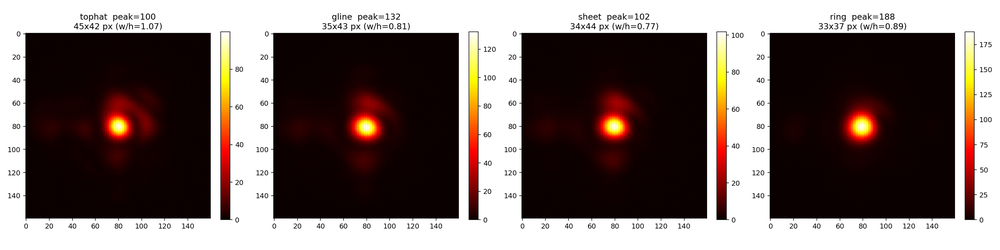
#> input picture data/shape_diff_shapes.png, 1000 x 250 px, shrunk from 2800 x 700 before the run
$ python -i analysis_sheet.py   (imports and definitions only)
#> lines starting #> are read from the running program, lines starting #| are printed output that depends on the picture; after the words box and inside, x2 and y2 are one past the last pixel; in counts of white or black regions, pixels touching at a corner belong together
"""Plot light-sheet uniformity from a single ``after`` camera capture.

Input: the ``_after.bmp`` frame produced by running::

    ./push_run.sh payload/sheet/testfile_sheet_payload.npz

The script auto-detects the elongated sheet-like region inside the
frame (rejecting the compact zero-order blob and background) and emits
a 2-panel figure in the style of ``scripts/sheet/demo.png``:

    top:    cropped 2D heatmap of the detected sheet ROI (jet).
    bottom: 3-row-mean profile along the sheet axis with the flat-top
            mean (red dashed), flat-top boundaries (gray dashed), and
            an RMS / peak-to-peak stat box.

Usage::

    uv run python scripts/sheet/analysis_sheet.py
    uv run python scripts/sheet/analysis_sheet.py --after path/to/after.bmp
"""
from __future__ import annotations

import argparse
import json
import sys
from pathlib import Path

import numpy as np
from PIL import Image
import matplotlib
# [1 line not run here, left out]
import matplotlib.pyplot as plt
from scipy.ndimage import label, median_filter
from scipy.optimize import curve_fit

# [1 line not run here, left out]

# Allied Vision Alvium 1800 U-1240m (Sony IMX226), 4024 × 3036 px, 1.85 µm
# pixel pitch.  Override via ``--cam-pitch-um`` if the camera changes.
CAM_PITCH_UM_DEFAULT = 1.85


def _load_bmp(path) -> np.ndarray:
#> called with path = '../../data/shape_diff_shapes.png'
    return np.asarray(Image.open(path).convert("L"), dtype=np.float64)
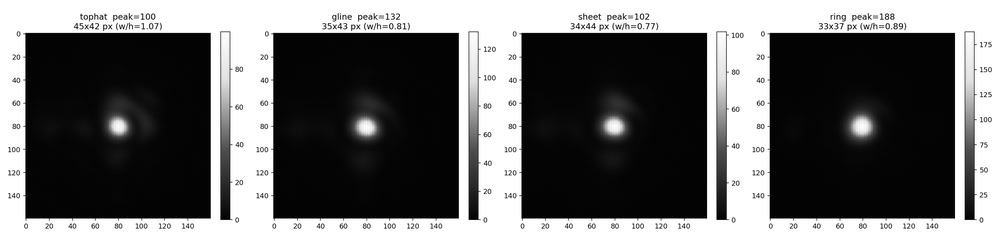
#> returned value: shape (250, 1000) float64; min 0, max 255, mean 111.7


def _detect_sheet_bbox(
    after: np.ndarray, threshold_frac: float = 0.30, pad: int = 6,
) -> tuple[tuple[int, int, int, int], bool]:
    """Find the elongated sheet-like region in *after*.

    - Median-filter + background-subtract.
    - Threshold at ``threshold_frac`` of the peak to get bright blobs.
    - Connected-component label; pick the blob with the largest
      major-axis extent (i.e. the most elongated / sheet-like).  The
      compact zero-order blob loses to a proper light sheet.
    - Pad the bbox.  Return (bbox, major_is_y).
    """
#> called with threshold_frac = 0.3, pad = 6
    sig = median_filter(after, size=3)
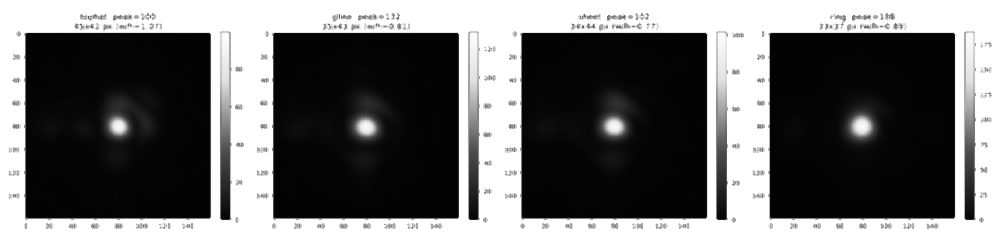
#> sig: shape (250, 1000) float64; min 2, max 255, mean 112.7
    bg = float(np.median(sig))
#> bg = 12
    sig_bs = sig - bg
    peak = float(sig_bs.max())
#> peak = 243
    if peak <= 0:
        raise RuntimeError("nothing brighter than background in after image")

    mask = sig_bs > threshold_frac * peak
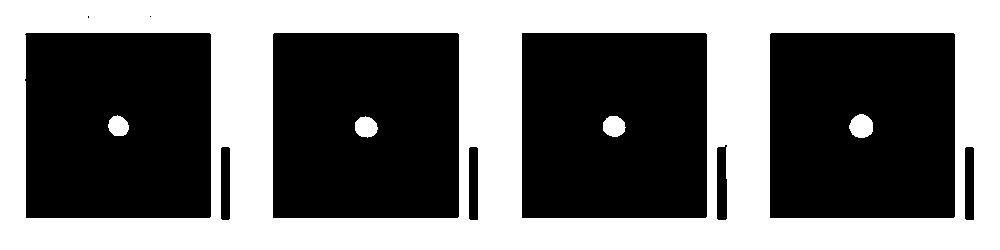
#> mask: shape (250, 1000) bool; 44.7% white; 5 white regions, box (x1, y1, x2, y2) and area: (0, 0, 1000, 250) 110259, (849, 114, 873, 138) 447, (355, 116, 378, 138) 380, (603, 116, 626, 137) 377, (108, 115, 129, 136) 335
    lbl, n = label(mask)
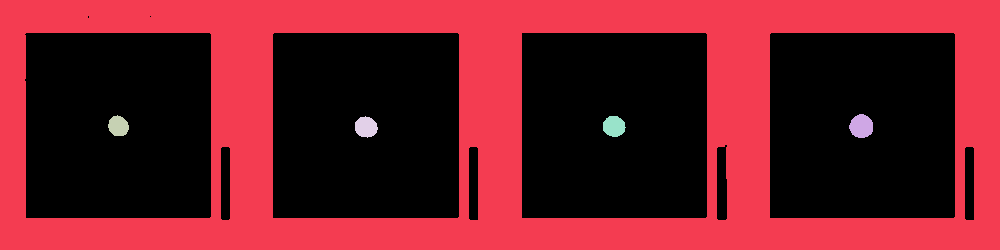
#> lbl: shape (250, 1000) int32; 6 distinct labels, from 0 to 5; one colour per label, 0 black
#> n = 5
    if n == 0:
        raise RuntimeError("no bright blobs above threshold")

    H, W = after.shape
#> H = 250; W = 1000
    best_label = 0
    best_extent = -1.0
    for i in range(1, n + 1):
        ys, xs = np.nonzero(lbl == i)
        dy = float(ys.max() - ys.min() + 1)
        dx = float(xs.max() - xs.min() + 1)
        extent = max(dy, dx)
        if extent > best_extent:
            best_extent = extent
            best_label = i
            best_dy, best_dx = dy, dx
#> this loop made 5 passes
#> (dy, dx, extent, best_extent, best_dy, best_dx) on pass 1: (250, 1000, 1000, 1000, 250, 1000)
#> (dy, dx, extent) on passes 2 to 5: (24, 24, 24), (21, 21, 21), (22, 23, 23), (21, 23, 23)
#> after the loop, best_dx = 1000; best_dy = 250; best_extent = 1000; best_label = 1

    ys, xs = np.nonzero(lbl == best_label)
    y0 = max(int(ys.min()) - pad, 0)
#> y0 = 0
    y1 = min(int(ys.max()) + pad + 1, H)
#> y1 = 250
    x0 = max(int(xs.min()) - pad, 0)
#> x0 = 0
    x1 = min(int(xs.max()) + pad + 1, W)
#> x1 = 1000
    major_is_y = best_dy > best_dx
#> major_is_y = False
    return (y0, y1, x0, x1), major_is_y


def _top_hat_edge(u, amp, center, half_width, edge_sigma, baseline):
    dist = np.maximum(0.0, np.abs(u - center) - half_width)
    return baseline + amp * np.exp(-(dist ** 2) / (2.0 * edge_sigma ** 2))


def _fit_flat_top(profile: np.ndarray) -> tuple[float, float]:
    """Fit top-hat + Gaussian-edge; return (center_px, half_width_px).

    Falls back to the half-max bracket if the fit fails.
    """
    u = np.arange(len(profile), dtype=np.float64)
    baseline0 = float(profile.min())
    amp0 = float(profile.max() - baseline0)
    c0 = float(np.argmax(profile))
    above = profile > (baseline0 + 0.5 * amp0)
    hw0 = max(float(above.sum()) / 2.0, 2.0)
    try:
        popt, _ = curve_fit(
            _top_hat_edge, u, profile,
            p0=[amp0, c0, hw0, 2.0, baseline0],
            bounds=(
                [0.0, 0.0, 0.5, 0.1, -np.inf],
                [np.inf, len(profile), len(profile), len(profile), np.inf],
            ),
            maxfev=10000,
        )
        return float(popt[1]), float(abs(popt[2]))
    except Exception:
        idx = np.where(above)[0]
        if idx.size:
            return 0.5 * float(idx[0] + idx[-1]), max(0.5 * float(idx[-1] - idx[0]), 1.0)
        return c0, max(hw0, 1.0)


def analyze(after_path, plot_path=None, result_path=None,
            cam_pitch_um: float = CAM_PITCH_UM_DEFAULT,
            before_path=None,
            flat_a: int = 50, flat_b: int = 200) -> dict:
    after = _load_bmp(after_path)
    dark_corrected = False
    if before_path is not None and Path(before_path).is_file():
        # Dark/flat-field correction: SLM-blank "before" frame carries the
        # camera's column FPN + dark offset at the same exposure.  Subtracting
        # it from the "after" frame kills the 1-px-period sawtooth that the
        # IMX226's column amplifiers imprint on every row.
        before = _load_bmp(before_path)
        if before.shape == after.shape:
            after = np.clip(after - before, 0.0, None)
            dark_corrected = True
    (y0, y1, x0, x1), major_is_y = _detect_sheet_bbox(after)
#> y0 = 0; y1 = 250; x0 = 0; x1 = 1000; major_is_y = False
    roi = after[y0:y1, x0:x1]
    ny, nx = roi.shape
#> ny = 250; nx = 1000

    if major_is_y:
        minor_proj = roi.sum(axis=0)
        peak_minor = int(np.argmax(minor_proj))
        lo = max(peak_minor - 1, 0); hi = min(peak_minor + 2, nx)
        profile = roi[:, lo:hi].mean(axis=1)
        axis_label = "y (µm)"
    else:
        minor_proj = roi.sum(axis=1)
#> minor_proj = 250 values, max 255000 at index 0, min 53498 at index 196, mean 111718
        peak_minor = int(np.argmax(minor_proj))
#> peak_minor = 0
        lo = max(peak_minor - 1, 0); hi = min(peak_minor + 2, ny)
#> after `lo = max(peak_minor - 1, 0)`: lo = 0
#> after `hi = min(peak_minor + 2, ny)`: hi = 2
        profile = roi[lo:hi, :].mean(axis=0)
#> profile = 1000 values from 255 to 255
        axis_label = "x (µm)"

    center_px, half_width_px = _fit_flat_top(profile)
#> in _fit_flat_top, `u = np.arange(len(profile), dtype=np.float64)`: u = 1000 values from 0 to 999
#> in _fit_flat_top, `baseline0 = float(profile.min())`: baseline0 = 255
#> in _fit_flat_top, `amp0 = float(profile.max() - baseline0)`: amp0 = 0
#> in _fit_flat_top, `hw0 = max(float(above.sum()) / 2.0, 2.0)`: hw0 = 2
#> in _fit_flat_top, `popt, _ = curve_fit( _top_hat_edge, u, profile, p0=[amp0, c0, hw0, 2.0..`: popt = [1e-10, 1e-10, 2, 2, 255]
#> center_px = 1e-10; half_width_px = 2
    if flat_a is not None and flat_b is not None:
        a = round(max(flat_a/cam_pitch_um,0))
        b = round(min(flat_b/cam_pitch_um, len(profile)))
#> b = 108
    else:
        a = max(int(round(center_px - half_width_px)), 0)
        b = min(int(round(center_px + half_width_px)), len(profile))
    flat = profile[a:b] if b > a else profile
#> flat = 81 values from 255 to 255

    mean_val = float(flat.mean()) if flat.size else 0.0
#> mean_val = 255
    rms_pct = 100.0 * float(flat.std()) / mean_val if mean_val > 0 else float("nan")
#> rms_pct = 0
    ppk_pct = (100.0 * float(flat.max() - flat.min()) / mean_val
               if mean_val > 0 else float("nan"))
#> ppk_pct = 0

    # Observed efficiency: integrated intensity inside the 2D selected region
    # (flat span [a, b] along the sheet's major axis × the full minor extent
    # of the detected ROI) over the integrated intensity of the entire
    # (dark-corrected) camera frame.  Captures "how much of the laser power
    # is actually inside the part of the sheet we care about".
    if major_is_y:
        sel_region = roi[a:b, :] if b > a else roi
    else:
        sel_region = roi[:, a:b] if b > a else roi
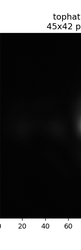
#> sel_region: shape (250, 81) float64; min 0, max 255, mean 67.4
    sel_sum   = float(sel_region.sum())
#> sel_sum = 1364630
    total_sum = float(after.sum())
#> total_sum = 27929505
    eff_obs   = sel_sum / total_sum if total_sum > 0 else float("nan")
#> eff_obs = 0.0489
    eff_pct   = 100.0 * eff_obs
#> eff_pct = 4.89

    W_um = nx * cam_pitch_um
#> W_um = 1850
    H_um = ny * cam_pitch_um
#> H_um = 462.5
    lo_um = lo * cam_pitch_um
#> lo_um = 0
    hi_um = hi * cam_pitch_um
#> hi_um = 3.7

    fig, (ax_img, ax_prof) = plt.subplots(
        2, 1, figsize=(10, 8), gridspec_kw={"height_ratios": [1.4, 1.0]},
    )

    # Top: 2D heatmap on real camera µm axes (origin top-left, natural camera
    # orientation).  Cyan dashed lines mark the 3-row strip used for the
    # bottom profile — the colour contrasts strongly against ``jet``.
    im = ax_img.imshow(
        roi, cmap="jet", aspect="auto",
        extent=(0.0, W_um, H_um, 0.0),
    )
    if major_is_y:
        ax_img.axvline(lo_um, color="cyan", lw=1.3, ls="--")
        ax_img.axvline(hi_um, color="cyan", lw=1.3, ls="--",
                       label=f"3-col strip x∈[{lo_um:.1f}, {hi_um:.1f}] µm")
    else:
        ax_img.axhline(lo_um, color="cyan", lw=1.3, ls="--")
        ax_img.axhline(hi_um, color="cyan", lw=1.3, ls="--",
                       label=f"3-row strip y∈[{lo_um:.1f}, {hi_um:.1f}] µm")
    ax_img.legend(loc="upper right", fontsize=8, framealpha=0.8)
    ax_img.set_xlabel("x (µm)")
    ax_img.set_ylabel("y (µm)")
    ax_img.set_title(
        f"RMS: {rms_pct:.2f}%, Pk-Pk: {ppk_pct:.2f}%, Eff: {eff_pct:.2f}%"
    )
    fig.colorbar(im, ax=ax_img, fraction=0.035, pad=0.02)

    # Bottom: profile on the same µm scale as the top panel's along-sheet axis.
    u_um = np.arange(len(profile)) * cam_pitch_um
#> u_um = 1000 values from 0 to 1848.2
    a_um = a * cam_pitch_um
    b_um = (b - 1) * cam_pitch_um
#> b_um = 198
    ax_prof.plot(u_um, profile, color="tab:blue", lw=2.0,
                 label="Profile (3-row mean)")
    ax_prof.hlines(mean_val, a_um, b_um, colors="red",
                   linestyles="--", lw=1.4, label="Mean")
    ax_prof.axvline(a_um, color="gray", ls="--", lw=1.0)
    ax_prof.axvline(b_um, color="gray", ls="--", lw=1.0,
                    label="Pk-Pk Range")

    ax_prof.text(
        0.45, 0.15,
        f"RMS: {rms_pct:.4f}%\nPk-Pk: {ppk_pct:.4f}%\nEff: {eff_pct:.4f}%",
        transform=ax_prof.transAxes,
        ha="left", va="top", color="red", fontsize=12, fontweight="bold",
        bbox=dict(boxstyle="round,pad=0.4", fc="white", ec="red", lw=1.2),
    )

    # Align bottom x-range with the corresponding top-panel axis (0 → W_um
    # along x, or 0 → H_um along y).  So the two panels share the same
    # along-sheet scale and the cyan markers in the top panel visually line
    # up with the intensity profile below.
    ax_prof.set_xlim(0.0, (len(profile) - 1) * cam_pitch_um)
    ax_prof.set_ylabel("Intensity")
    ax_prof.set_xlabel(axis_label)
    ax_prof.grid(True, alpha=0.3)
    ax_prof.legend(loc="lower right", fontsize=9)

    plt.tight_layout()
    if plot_path is None:
        plot_path = Path(after_path).with_name(Path(after_path).stem + "_analysis.png")
    plot_path = Path(plot_path)
    plot_path.parent.mkdir(parents=True, exist_ok=True)
    fig.savefig(plot_path, dpi=150)
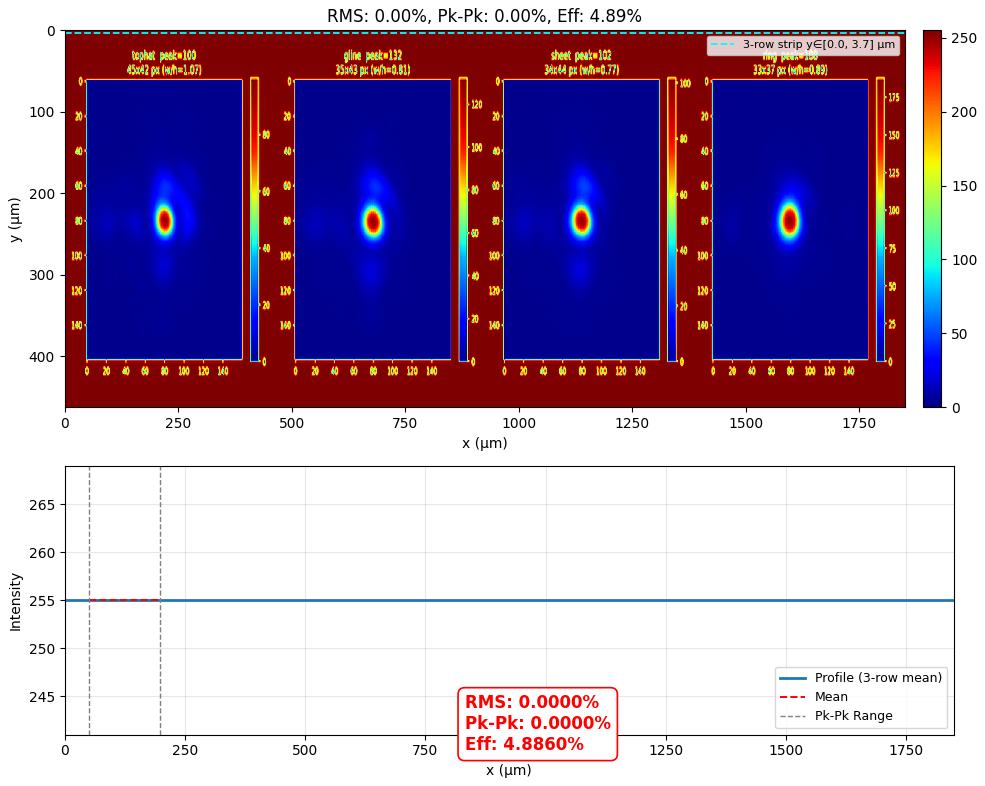
#> figure drawn by matplotlib, 3 panels
    plt.close(fig)

    result = {
        "after_path": str(after_path),
        "before_path": str(before_path) if before_path is not None else None,
        "dark_corrected": dark_corrected,
        "cam_pitch_um": cam_pitch_um,
        "roi_bbox_y0y1x0x1": [int(y0), int(y1), int(x0), int(x1)],
        "roi_shape_yx": [int(ny), int(nx)],
        "roi_size_um_yx": [round(H_um, 3), round(W_um, 3)],
        "major_is_y": bool(major_is_y),
        "profile_length_px": int(len(profile)),
        "profile_values": [float(v) for v in profile],
        "profile_slice_minor_px": [int(lo), int(hi)],
        "profile_slice_minor_um": [round(lo_um, 3), round(hi_um, 3)],
        "flat_top_center_px": float(center_px),
        "flat_top_half_width_px": float(half_width_px),
        "flat_top_bounds_px": [int(a), int(b)],
        "flat_top_width_um": round((b - a) * cam_pitch_um, 3),
        "flat_top_mean_intensity": mean_val,
        "flat_profile": [float(v) for v in flat],
        "rms_percent": rms_pct,
        "pk_pk_percent": ppk_pct,
        "selected_region_intensity": sel_sum,
        "total_camera_intensity": total_sum,
        "efficiency_observed": eff_obs,
        "plot_path": str(plot_path),
    }
    if result_path is not None:
        result_path = Path(result_path)
        result_path.parent.mkdir(parents=True, exist_ok=True)
        with open(result_path, "w") as f:
            json.dump(result, f, ensure_ascii=False, indent=2)
        result["result_path"] = str(result_path)

    print(f"[ROI]  bbox=({y0},{y1},{x0},{x1}) shape=({ny},{nx}) "
          f"major_is_y={major_is_y}  "
          f"({H_um:.1f} × {W_um:.1f} µm @ {cam_pitch_um:.2f} µm/px)"
          f"{'  [dark-corrected]' if dark_corrected else ''}")
#| [ROI]  bbox=(0,250,0,1000) shape=(250,1000) major_is_y=False  (462.5 × 1850.0 µm @ 1.85 µm/px)
    print(f"[FIT]  center={center_px:.2f}px  half_width={half_width_px:.2f}px")
#| [FIT]  center=0.00px  half_width=2.00px
    print(f"[FLAT] [{a},{b})  width={b-a}px "
          f"({(b-a)*cam_pitch_um:.1f} µm)  mean={mean_val:.1f}")
#| [FLAT] [27,108)  width=81px (149.8 µm)  mean=255.0
    print(f"[METR] RMS={rms_pct:.4f}%   Pk-Pk={ppk_pct:.4f}%   Eff={eff_pct:.4f}%")
#| [METR] RMS=0.0000%   Pk-Pk=0.0000%   Eff=4.8860%
    print(f"[SAVE] {plot_path}")
    if result_path is not None:
        print(f"[SAVE] {result_path}")
    return result


def main():
    ap = argparse.ArgumentParser(description=__doc__.splitlines()[0])
    ap.add_argument("--after", default="data/sheet/testfile_sheet_after.bmp")
    ap.add_argument("--plot", default="scripts/sheet/analysis_sheet.png")
    ap.add_argument("--result", default="scripts/sheet/analysis_sheet_result.json")
    ap.add_argument(
        "--cam-pitch-um", type=float, default=CAM_PITCH_UM_DEFAULT,
        help=f"Camera pixel pitch in µm (default {CAM_PITCH_UM_DEFAULT} — "
             "Alvium 1800 U-1240m, IMX226).",
    )
    ap.add_argument(
        "--before", default=None,
        help="Optional SLM-blank BMP for dark-frame / column-FPN subtraction. "
             "If set and same shape as --after, analysis runs on "
             "clip(after - before, 0) instead of after alone.",
    )

    ap.add_argument(
        "--flat-a", type=int, default=50,
        help="Manually select the start region index (mu m) for flat-top region counted for rms&pk-pk"
    )
    ap.add_argument(
        "--flat-b", type=int, default=175,
        help="Manually select the end region index (mu m) for flat-top region counted for rms&pk-pk"
    )
    args = ap.parse_args()

    if not Path(args.after).is_file():
        print(f"ERROR: {args.after} not found", file=sys.stderr)
        sys.exit(1)
    analyze(args.after, args.plot, args.result,
            cam_pitch_um=args.cam_pitch_um, before_path=args.before,
            flat_a=args.flat_a, flat_b=args.flat_b)


# [2 lines not run here, left out]

>>> result = analyze('../../data/shape_diff_shapes.png')
#> result = 24 items
